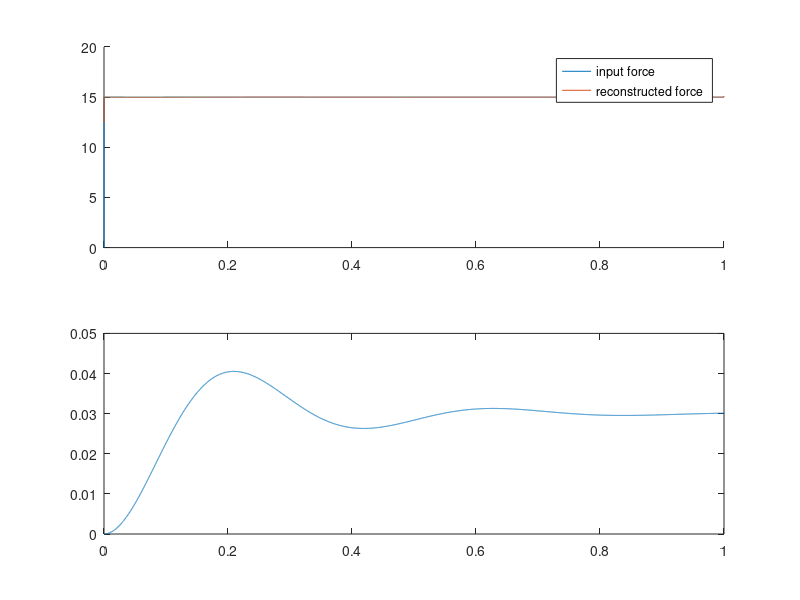

Write the MATLAB code that produced this figure. (Note: this script raises an error after producing the figure.)
% Step response and calculate its force back
% Question: Why cannot I get the original force?

%% build a model with the actual step response
clear, clc,
% close all

F = 15;

freq = 10000;
t = 0:1/freq:1;

m_n = 2; %[kg]
b_n = 20; %[Ns/m]
k_n = 500; %[N/m]

omega_n = sqrt(k_n/m_n); %[rad/s]
zita = b_n/(2*sqrt(k_n*m_n));
omega_d = omega_n*sqrt(1-zita^2); %[rad/s]

% solve the displacement, given the step function and the force input. 
f_input = ones(size(t))*F;
f_input(1) = 0; 
s = tf('s');
G = 1/(m_n*s^2+b_n*s+k_n);
x_pred = lsim(G,f_input,t);

% check the force, 
f_pred = (x_pred'-x_pred(1))*k_n + [diff(x_pred)'/(1/freq), 0]*b_n + [diff(x_pred,2)'/(1/freq^2), 0, 0]*m_n;
figure();
subplot(2,1,1);
hold on;
plot(t, f_input);
plot(t, f_pred);
legend('input force', 'reconstructed force');
subplot(2,1,2);
plot(t, x_pred);
sgtitle(['freq' num2str(freq)]);

% conclusion: the step-response is able to predict step-force... 

%% build a model with the theoratical impulse reseponse 
x_pred_ir = impulse(G,t);
figure(); hold on;
plot(t, x_pred, 'k--');
plot(t, x_pred_ir, 'b.-');
legend('actual impulse', 'theoratical impulse')